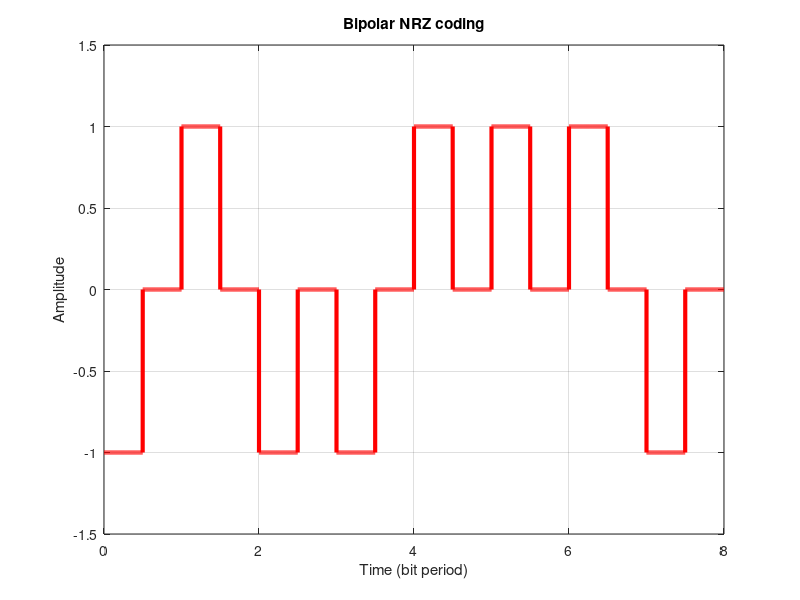

The MATLAB source for this figure:
clc;
clear all;
close all;
data = [ 0 1 0 0 1 1 1 0 ]
t = 0:0.001:1; %time duration of single pulse
digital_signal = []; time = [];
for i = 1:1:numel(data)
    pulse_half_1 = t(1:fix(numel(t)/2));
    pulse_half_2 = t((fix((numel(t)/2))+1):numel(t));
    if (data(i)==1)
        digital_signal = [digital_signal ones(1,length(pulse_half_1)) ]
        digital_signal = [digital_signal zeros(1,length(pulse_half_2)) ]
    else
        digital_signal = [digital_signal -1*ones(1,length(pulse_half_1)) ]
        digital_signal = [digital_signal zeros(1,length(pulse_half_2)) ]
    end
    time = [time t]; t = t + 1; 
end;
% Plot the Digital Signal 
plot(time,digital_signal,'r','LineWidth',3); 
xlabel('Time (bit period)'); 
ylabel('Amplitude'); title('Bipolar NRZ coding');
axis([0 time(end) -1.5 1.5]); 
grid on;


